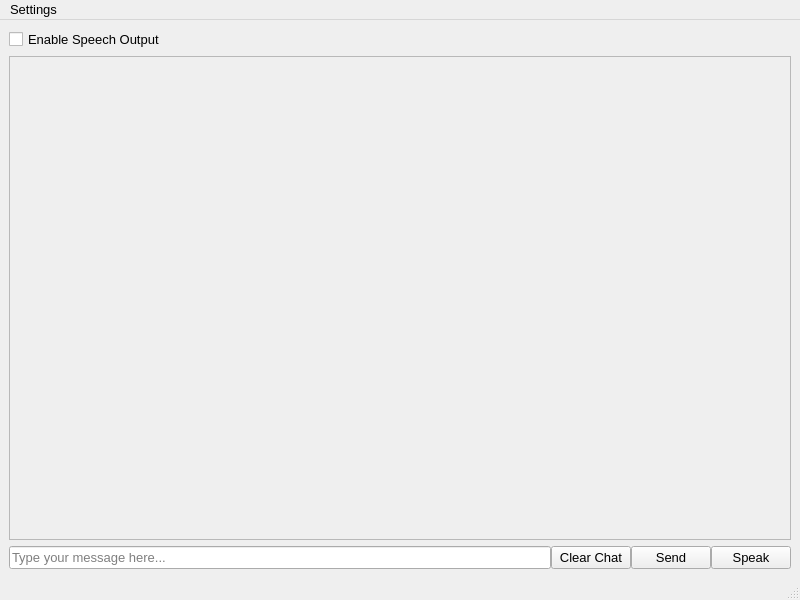
<?xml version="1.0" encoding="UTF-8"?>
<ui version="4.0">
 <class>MainWindow</class>
 <widget class="QMainWindow" name="MainWindow">
  <property name="geometry">
   <rect>
    <x>0</x>
    <y>0</y>
    <width>800</width>
    <height>600</height>
   </rect>
  </property>
  <property name="windowTitle">
   <string>Digital Assistant</string>
  </property>
  <widget class="QWidget" name="centralwidget">
   <layout class="QVBoxLayout" name="verticalLayout">
    <item>
     <widget class="QWidget" name="widget" native="true">
      <layout class="QHBoxLayout" name="horizontalLayout_2">
       <property name="spacing">
        <number>0</number>
       </property>
       <property name="leftMargin">
        <number>0</number>
       </property>
       <property name="topMargin">
        <number>0</number>
       </property>
       <property name="rightMargin">
        <number>0</number>
       </property>
       <property name="bottomMargin">
        <number>0</number>
       </property>
       <item>
        <widget class="QCheckBox" name="checkBox">
         <property name="font">
          <font>
           <pointsize>10</pointsize>
          </font>
         </property>
         <property name="text">
          <string>Enable Speech Output</string>
         </property>
        </widget>
       </item>
      </layout>
     </widget>
    </item>
    <item>
     <widget class="QScrollArea" name="scrollArea">
      <property name="widgetResizable">
       <bool>true</bool>
      </property>
      <widget class="QWidget" name="chat_container">
       <property name="geometry">
        <rect>
         <x>0</x>
         <y>0</y>
         <width>780</width>
         <height>480</height>
        </rect>
       </property>
       <layout class="QVBoxLayout" name="verticalLayout_2">
        <property name="spacing">
         <number>5</number>
        </property>
        <property name="leftMargin">
         <number>0</number>
        </property>
        <property name="topMargin">
         <number>0</number>
        </property>
        <property name="rightMargin">
         <number>0</number>
        </property>
        <property name="bottomMargin">
         <number>0</number>
        </property>
       </layout>
      </widget>
     </widget>
    </item>
    <item>
     <widget class="QWidget" name="widget_2" native="true">
      <layout class="QHBoxLayout" name="horizontalLayout_3">
       <property name="spacing">
        <number>0</number>
       </property>
       <property name="leftMargin">
        <number>0</number>
       </property>
       <property name="topMargin">
        <number>0</number>
       </property>
       <property name="rightMargin">
        <number>0</number>
       </property>
       <property name="bottomMargin">
        <number>0</number>
       </property>
       <item>
        <widget class="QLineEdit" name="lineEdit">
         <property name="font">
          <font>
           <pointsize>10</pointsize>
          </font>
         </property>
         <property name="placeholderText">
          <string>Type your message here...</string>
         </property>
        </widget>
       </item>
       <item>
        <widget class="QPushButton" name="pushButton_3">
         <property name="font">
          <font>
           <pointsize>10</pointsize>
          </font>
         </property>
         <property name="text">
          <string>Clear Chat</string>
         </property>
        </widget>
       </item>
       <item>
        <widget class="QPushButton" name="pushButton">
         <property name="font">
          <font>
           <pointsize>10</pointsize>
          </font>
         </property>
         <property name="text">
          <string>Send</string>
         </property>
        </widget>
       </item>
       <item>
        <widget class="QPushButton" name="pushButton_2">
         <property name="font">
          <font>
           <pointsize>10</pointsize>
          </font>
         </property>
         <property name="text">
          <string>Speak</string>
         </property>
        </widget>
       </item>
      </layout>
     </widget>
    </item>
   </layout>
  </widget>
  <widget class="QMenuBar" name="menubar">
   <property name="geometry">
    <rect>
     <x>0</x>
     <y>0</y>
     <width>800</width>
     <height>24</height>
    </rect>
   </property>
   <property name="font">
    <font>
     <pointsize>10</pointsize>
    </font>
   </property>
   <widget class="QMenu" name="menuSettings">
    <property name="font">
     <font>
      <pointsize>10</pointsize>
     </font>
    </property>
    <property name="title">
     <string>Settings</string>
    </property>
    <addaction name="actionMicrophone_Settings"/>
   </widget>
   <addaction name="menuSettings"/>
  </widget>
  <widget class="QStatusBar" name="statusbar"/>
  <action name="actionMicrophone_Settings">
   <property name="text">
    <string>Microphone Settings</string>
   </property>
   <property name="font">
    <font>
     <pointsize>10</pointsize>
    </font>
   </property>
  </action>
 </widget>
 <resources/>
 <connections/>
</ui>
